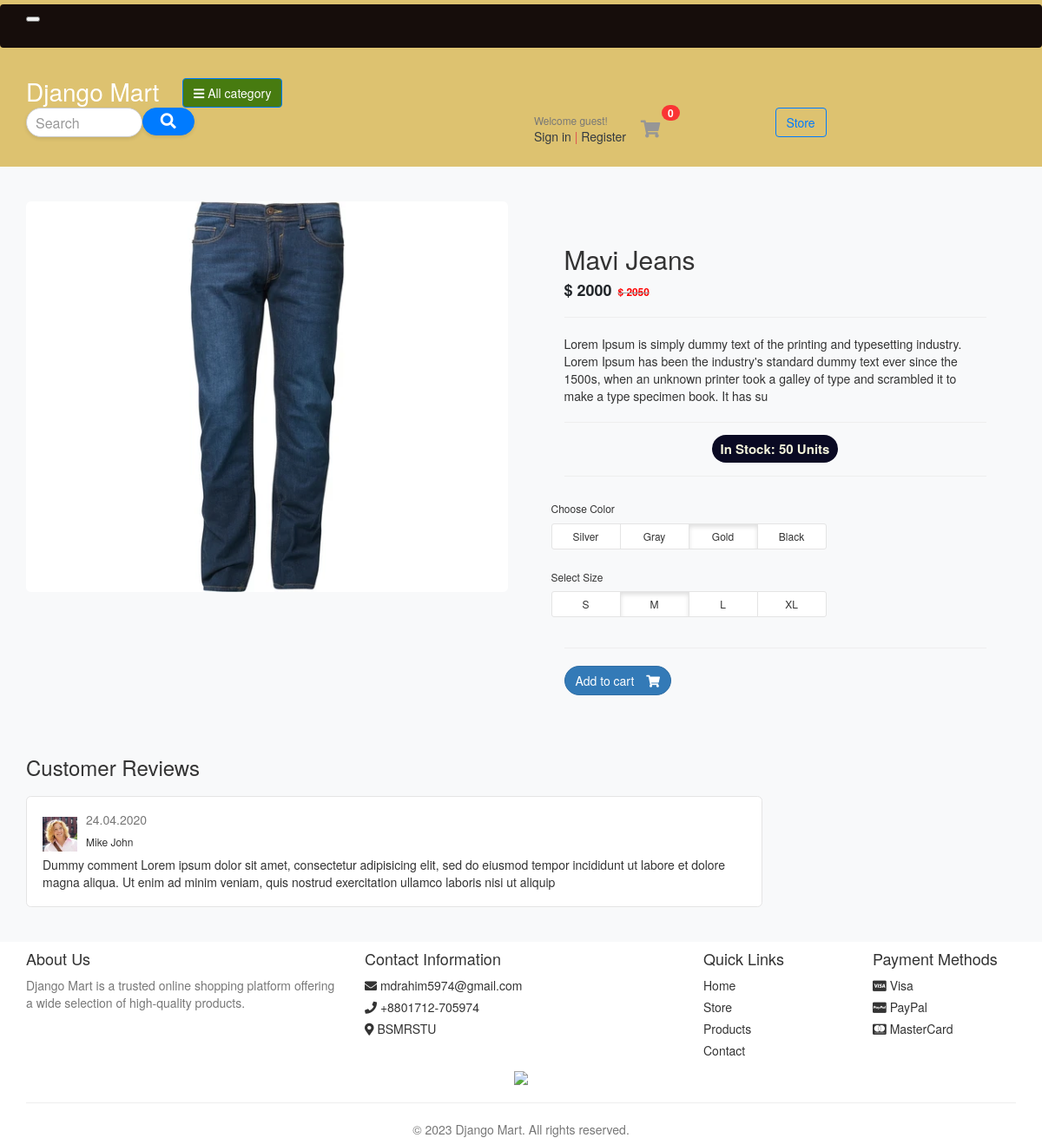
The page /store/pant/mavi-jeans/ on the database its author committed.
### store/models.py (models this page shows, shortened)
class Product(models.Model):
    product_name = models.CharField(max_length=100, unique=True)
    slug = models.SlugField(max_length=100, unique=True)
    description = models.TextField(max_length=255, blank=True)
    price = models.IntegerField()
    image = models.ImageField(upload_to='photos/products')
    stock = models.IntegerField()
    is_available= models.BooleanField(default=True)
    category = models.ForeignKey(Category, on_delete=models.CASCADE)
    created_date = models.DateTimeField(auto_now_add=True)
    modified_date = models.DateTimeField(auto_now=True)

### store/views.py (the view)
def product_detail(request, category_slug, product_slug):
    single_product = Product.objects.get(
        slug=product_slug, category__slug=category_slug)
    return render(request, 'store/product-detail.html', {'product': single_product})

### store/templates/store/product-detail.html (shortened to what this page needs)
{% extends 'base.html' %}
{% load static %}
{% block body %}
<section class="section-content padding-y bg">
	<div class="container">
		<div class="card">
			<div class="row no-gutters">
				<aside class="col-md-6">
					<article class="gallery-wrap">
						<div class="img-big-wrap">
							<a href="#"><img src="{{product.image.url}}"></a>
						</div>
					</article>
				</aside>
				<main class="col-md-6 border-left">
					<article class="content-body">
						<h2 class="title">{{product.product_name}}</h2>
						<div class="mb-3">
							<var class="price h4">$ {{product.price}}</var>
							<del class="price-old"><span style="color: red;font-weight: bold;">
								$ {{product.price|add:50}}</span>
							</del>
						</div>
						<hr>
						<p>{{product.description}}</p>
						<hr>
						<div style="text-align: center; margin: 20px 0;">
							<span
								style="background-color: #0a0a23; color: #f5f5dc; font-size: 15px; font-weight: bold; padding: 5px 10px; border-radius: 50px;">
								In Stock: <b>{{product.stock}}</b> Units
							</span>
						</div>
						<hr>
						<div class="row">
							<div class="item-option-select">
								<h6>Choose Color</h6>
								<div class="btn-group btn-group-sm btn-group-toggle" data-toggle="buttons">
									<label class="btn btn-light">
										<input type="radio" name="radio_color"> Silver
									</label>
									<label class="btn btn-light">
										<input type="radio" name="radio_color"> Gray
									</label>
									<label class="btn btn-light active">
										<input type="radio" name="radio_color checked"> Gold
									</label>
									<label class="btn btn-light">
										<input type="radio" name="radio_color"> Black
									</label>
								</div>
							</div>
						</div>
						<div class="row">
							<div class="item-option-select">
								<h6>Select Size</h6>
								<div class="btn-group btn-group-sm btn-group-toggle" data-toggle="buttons">
									<label class="btn btn-light">
										<input type="radio" name="radio_color"> S
									</label>
									<label class="btn btn-light active">
										<input type="radio" name="radio_color" checked> M
									</label>
									<label class="btn btn-light">
										<input type="radio" name="radio_color"> L
									</label>
									<label class="btn btn-light">
										<input type="radio" name="radio_color"> XL
									</label>
								</div>
							</div>
						</div>
						<hr>
						<form method="post">
							<a href="{% url 'add_cart' product.id %}" class="btn  btn-primary" style="border-radius: 20px;">
								<span class="text">
									Add to cart
								</span>
								<i class="fas fa-shopping-cart"></i>
							</a>
						</form>
					</article>
				</main>
			</div>
		</div>
		<br>
		<div class="row">
			<div class="col-md-9">
				<header class="section-heading">
					<h3>Customer Reviews </h3>
				</header>
				<article class="box mb-3">
					<div class="icontext w-100">
						<img src="{% static './images/avatars/avatar1.jpg' %}" class="img-xs icon rounded-circle">
						<div class="text">
							<span class="date text-muted float-md-right">24.04.2020 </span>
							<h6 class="mb-1">Mike John </h6>
						</div>
					</div>
					<div class="mt-3">
						<p>
							Dummy comment Lorem ipsum dolor sit amet, consectetur adipisicing elit, sed do eiusmod
							tempor incididunt ut labore et dolore magna aliqua. Ut enim ad minim veniam,
							quis nostrud exercitation ullamco laboris nisi ut aliquip
						</p>
					</div>
				</article>
			</div>
		</div>
	</div>
</section>
{% endblock %}

### static/css/ui.css (style rules this page uses)
html { font-family: "Inter", sans-serif; font-size: 15px; }
.content-body { flex: 1 1 auto; padding: 2rem 2.3rem; }
.img-xs, .img-sm, .img-md, .img-lg { -o-object-fit: cover; object-fit: cover; flex-shrink: 0; flex-grow: 0; }
.img-xs { width: 40px; height: 40px; }
.padding-y { padding-top: 40px; padding-bottom: 40px; }
var { font-style: normal; }
article:after, .form-group:after { display: block; clear: both; content: ""; }
.bg { background-color: #f8f9fa; }
.section-heading { margin-bottom: 20px; margin-top: 15px; }
p:last-child { margin-bottom: 0; }
.btn-light { background-color: #fff; border-color: #e4e4e4; }
.btn .text + i { margin-left: 10px; }
.icontext { display: inline-flex; align-items: center; vertical-align: middle; }
.icontext .text { width: 100%; line-height: 1.2; }
.icontext .icon { position: relative; margin-right: 10px; flex-shrink: 0; flex-grow: 0; }
.price { font-weight: 600; color: #212529; }
.price-old { color: #969696; margin-left: 3px; font-size: 85%; }
.box { padding: 18px; background: #fff; border-radius: 0.37rem; border: 1px solid #e4e4e4; }
.box img { max-width: 100%; }
.gallery-wrap .img-big-wrap { margin-bottom: 10px; border-radius: 0.37rem; overflow: hidden; background-color: #fff; }
.gallery-wrap .img-big-wrap a { text-align: center; display: block; }
.gallery-wrap .img-big-wrap img { height: 450px; width: auto; display: inline-block; }
.item-option-select { margin-bottom: 1rem; display: inline-block; margin-right: 15px; }
.item-option-select .btn { min-width: 80px; }

### rows shown on the page
Product: image (picture), product_name "Mavi Jeans", price "2000", price|add "2050", description "Lorem Ipsum is simply dummy text of the printing and typesetting industry. Lorem Ipsum has been the industry's standard dummy text ever since the 1500s, when an unknown printer took a galley of type and scrambled it to make a type specimen book. It has su", stock "50"
